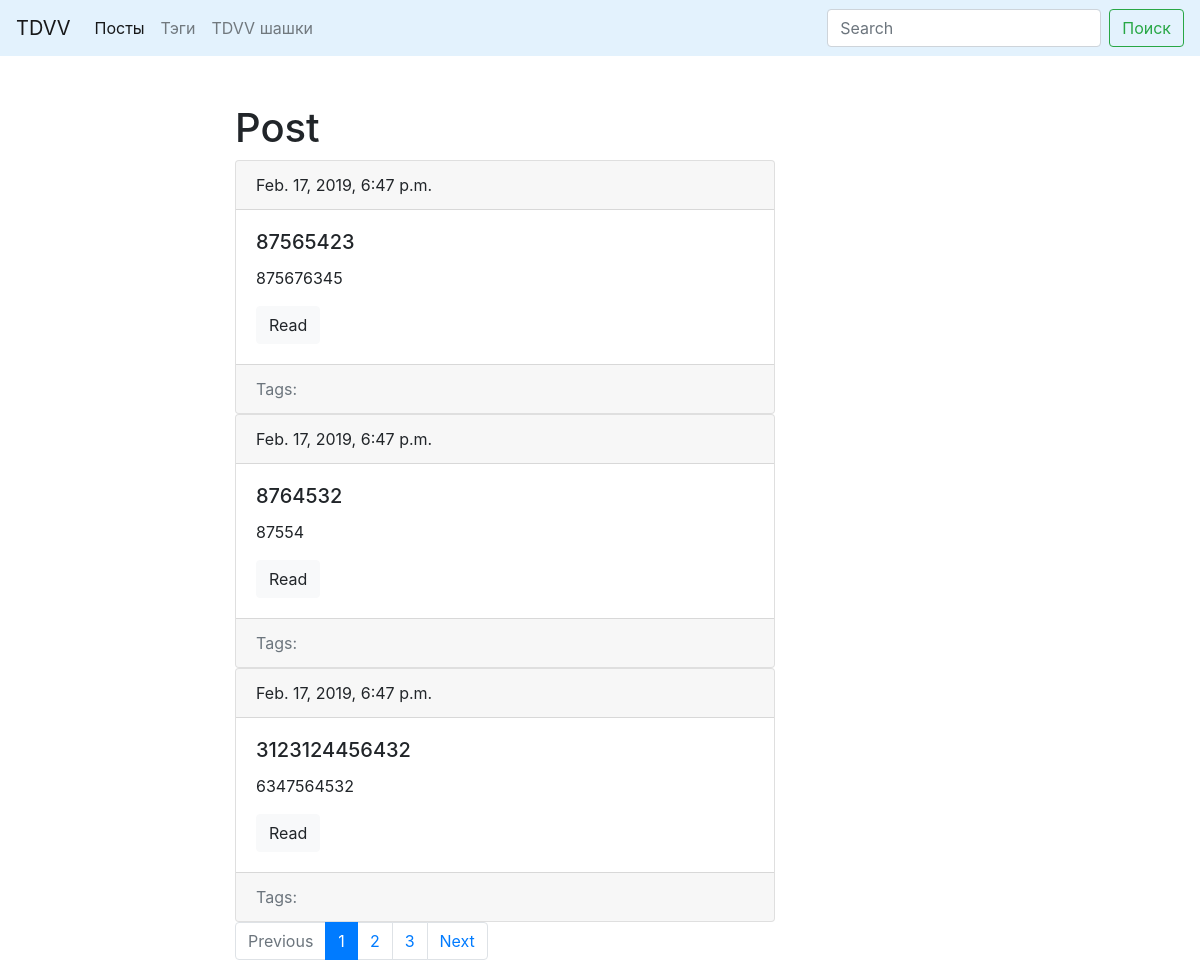
Screenshot of /blog/ with the database file from the repository.
### blog/models.py (models this page shows, shortened)
class Post(models.Model):
	title = models.CharField(max_length=150, db_index=True)
	slug = models.SlugField(max_length=150, blank=True, unique=True)
	body = models.TextField(blank=True, db_index=True)
	date_pub = models.DateTimeField(auto_now_add=True)
	tags = models.ManyToManyField('Tag', blank=True, related_name='posts')
	def get_absolute_url(self):
		return reverse('post_detail_url', kwargs={'slug': self.slug})
	class Meta:
		ordering = ['-date_pub']

### blog/views.py (the view)
# urls.py: path('', post_list, name='post_list_url'),
def post_list(request):
	search_query = request.GET.get('search','')
	if search_query:
		posts = Post.objects.filter(Q(title__icontains=search_query)|Q(body__icontains=search_query))
	else:
		posts = Post.objects.all()
	paginator = Paginator(posts,3)
	page_number = request.GET.get('page',1)
	page = paginator.get_page(page_number)
	is_paginated = page.has_other_pages()
	if page.has_previous():
		prev_url = '?page={}'.format(page.previous_page_number())
	else:
		prev_url = ''
	if page.has_next():
		next_url = '?page={}'.format(page.next_page_number())
	else:
		next_url = ''
	context = {
		'page_object': page,
		'is_paginated': is_paginated,
		'next_url': next_url,
		'prev_url': prev_url
	}
	return render(request,'blog/index.html',context=context)

### blog/templates/blog/index.html (shortened to what this page needs)
{% extends 'blog/base_blog.html'%}
	{% block content %}
		<h1>Post</h1>
		{% for post in page_object.object_list %}
			{% include 'blog/includes/post_card_template.html' %}
		{% endfor %}
	{% endblock %}

### blog/templates/blog/base_blog.html (shortened to what this page needs)
{% extends 'base.html' %}

### templates/base.html (shortened to what this page needs)
{% load static %}
<!DOCTYPE html>
<html lang="en">
<head>
	<link rel="stylesheet" href="https://stackpath.bootstrapcdn.com/bootstrap/4.3.1/css/bootstrap.min.css">
	<link rel="stylesheet" href="{% static 'css/styles.css'%}">
</head>
<body>
	<nav class="navbar navbar-expand-lg navbar-light" style="background-color: #e3f2fd;">
		<a class="navbar-brand" href="#">TDVV</a>
		<div class="collapse navbar-collapse" id="navbarSupportedContent">
			<ul class="navbar-nav mr-auto">
				<li class="nav-item active">
					<a class="nav-link" href="{% url 'post_list_url' %}">Посты</a>
				</li>
				<li class="nav-item">
					<a class="nav-link" href="{% url 'tags_list_url' %}">Тэги</a>
				</li>
				<li class="nav-item">
					<a class="nav-link" href="{% url 'game_show_url' %}">TDVV шашки</a>
				</li>
			</ul>
			<form class="form-inline my-2 my-lg-0" action="{% url 'post_list_url' %}">
				<input class="form-control mr-sm-2" type="search" placeholder="Search" aria-label="Search" name="search">
				<button class="btn btn-outline-success my-2 my-sm-0" type="submit">Поиск</button>
			</form>
		</div>
	</nav>
	<div class="container mt-5">
		<div class="row">
			<div class="col-6 offset-md-2">
				{%block content%}{% endblock %}
			{% if is_paginated %}
				<nav aria-label="...">
					<ul class="pagination">
						<li class="page-item {% if not prev_url %} disabled {% endif %}">
							<a class="page-link" href="{{ prev_url }}" tabindex="-1" aria-disabled="true">Previous</a>
						</li>
						{% for n in page_object.paginator.page_range%}
							{% if page_object.number == n %}
								<li class="page-item active" aria-current="page">
									<a class="page-link" href="?page={{ n }}">{{ n }}<span class="sr-only">(current)</span></a>
								</li>
							{% elif n > page_object.number|add:-3 and n < page_object.number|add:3 %}
								<li class="page-item" >
									<a class="page-link" href="?page={{ n }}">{{ n }}</a>
								</li>
							{% endif %}
						{% endfor %}
						<li class="page-item {% if not next_url %} disabled {% endif %}">
							<a class="page-link" href="{{ next_url }}" tabindex="-1" aria-disabled="true">Next</a>
						</li>
					</ul>
				</nav>
			{% endif %}
			</div>
		</div>
	</div>
</body>
</html>

### blog/templates/blog/includes/post_card_template.html (shortened to what this page needs)
<div class="card">
				<div class="card-header">
					{{post.date_pub}}
				</div>
				<div class="card-body">
					<h5 class="card-title">{{post.title}}</h5>
					<p class="card-text">{{post.body|truncatewords:15}}</p>
					<a href="{{ post.get_absolute_url }}" class="btn btn-light">Read</a>
				</div>
				<div class="card-footer text-muted">
					Tags:
				</div>
</div>

### rows the page displays
Post: date_pub "Feb. 17, 2019, 6:47 p.m.", title "87565423", body "875676345"
Post: date_pub "Feb. 17, 2019, 6:47 p.m.", title "8764532", body "87554"
Post: date_pub "Feb. 17, 2019, 6:47 p.m.", title "3123124456432", body "6347564532"

### other values shown
{{ n }} "1"
{{ n }} "2" "3"
